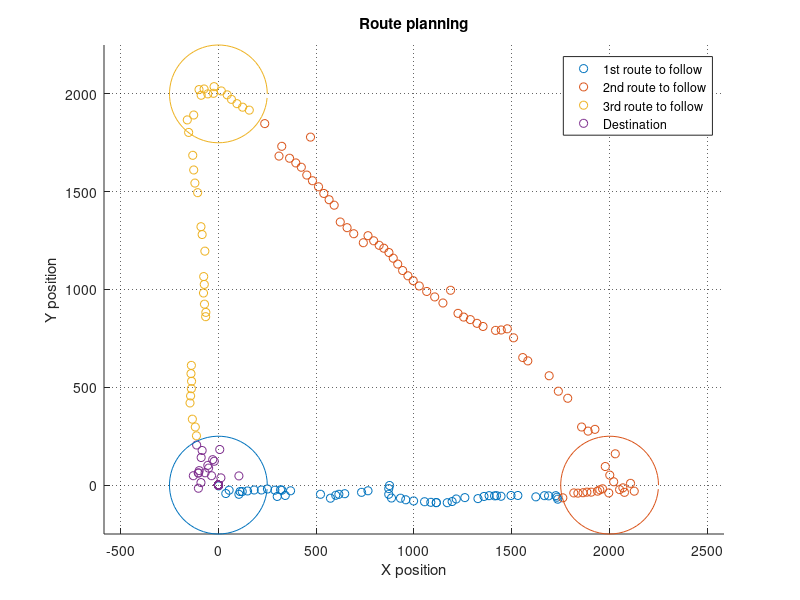

Write MATLAB code to recreate this figure.
clear all;
close all;
clc;

% Read the data from the test
coord = csvread('test6.csv');


%put the data according to their position
X1 = coord(:,1);
Y1 = coord(:,2);
X2 = coord(:,3);
Y2 = coord(:,4);
X3 = coord(:,5);
Y3 = coord(:,6);
X4 = coord(:,7);
Y4 = coord(:,8);


%circles
theta = 0:0.1:2*pi
radius = 250
Xc1 = radius * cos(theta);
Yc1 = radius * sin(theta);
Xc2 = 2000 + (radius * cos(theta));
Yc2 = radius * sin(theta);
Xc3 = radius * cos(theta);
Yc3 = 2000 + (radius * sin(theta));



% Plots
hold on
P1 = scatter(X1,Y1);
P2 = scatter(X2,Y2);
P3 = scatter(X3,Y3);
P4 = scatter(X4,Y4);

Pc1 = plot(Xc1,Yc1);
Pc2 = plot(Xc2,Yc2);
Pc3 = plot(Xc3,Yc3);

axis equal;

% Make the plots beautiful
% set( P1, 'color', '[0 0 1]', 'LineWidth', 2 );
title('Route planning')
xlabel('X position')
ylabel('Y position')
%xlim([-100 2500]);
%ylim([-100 2500]);
legend('1st route to follow','2nd route to follow','3rd route to follow','Destination')
grid on
set(gca,'GridLineStyle',':', 'GridColor', 'k', 'GridAlpha', .6)
